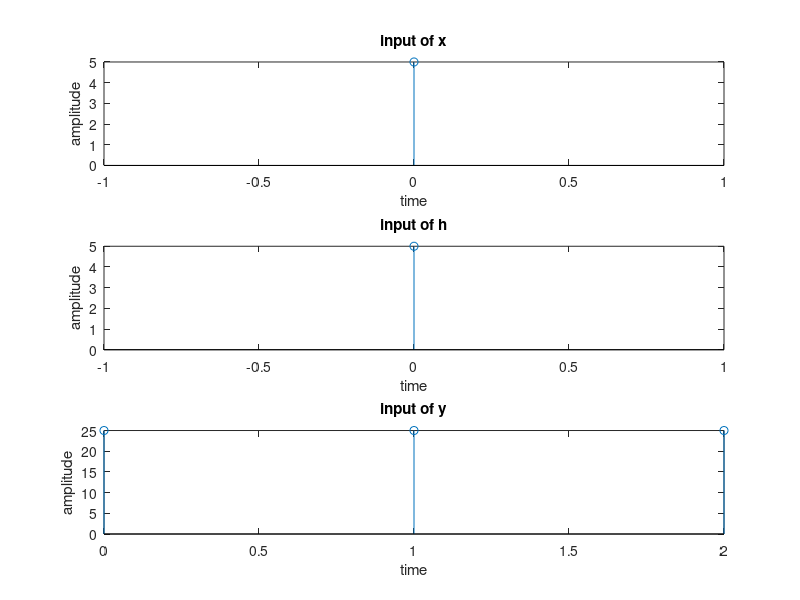

Recreate this plot in MATLAB.
%circular matrix mutlipication%
clc;
clear all;
close all;
x=input('enter the 1st sequence');
h=input('enter the 2nd sequence');
a=h'
A=circshift(a,1);
B=circshift(a,2);
C=[a A B]
y=C*x';
disp('the circular conv o/p is');
disp(y);
subplot(3,1,1)
n=0:1:length(x)-1;
stem(n,x);
title('input of x');
xlabel('time');
ylabel('amplitude');
subplot(3,1,2)
n1=0:1:length(h)-1;
stem(n1,h);
title('input of h');
xlabel('time');
ylabel('amplitude');
subplot(3,1,3)
n2=0:1:length(y)-1;
stem(n2,y);
title('input of y');
xlabel('time');
ylabel('amplitude');
